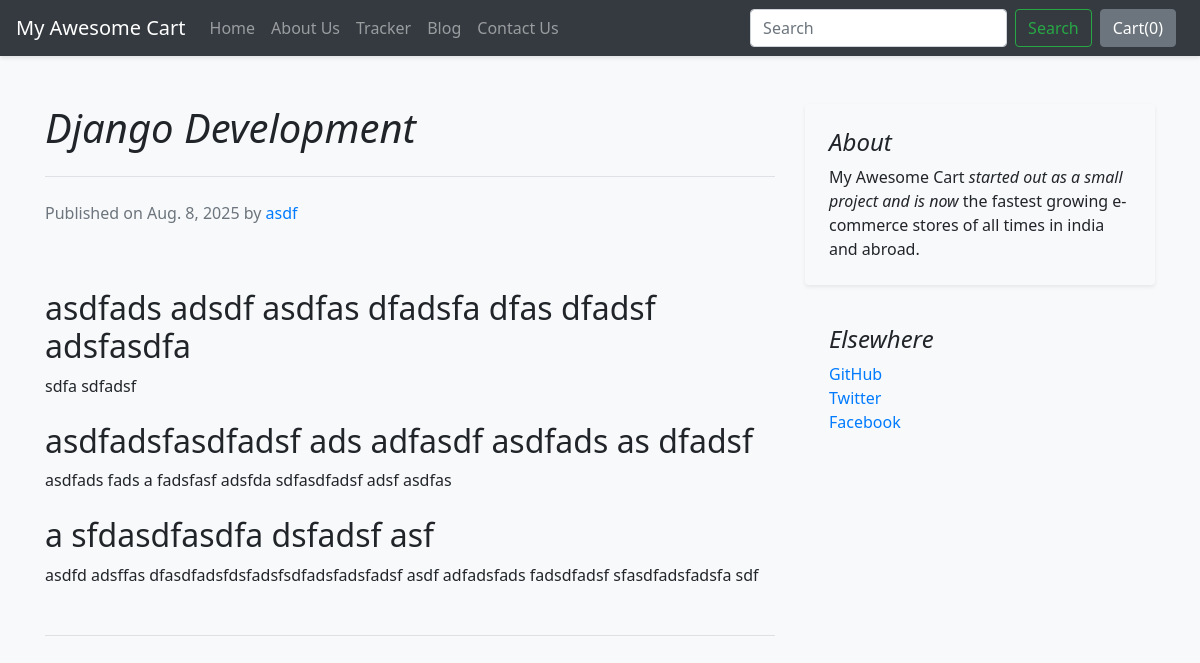
The app's page /blog/blogpost/3 with its own data.
### blog/models.py (models this page shows, shortened)
class Blogpost(models.Model):
    post_id = models.AutoField(primary_key= True)
    tilte = models.CharField(max_length=50)
    head0 = models.CharField(max_length=500, default="")
    chead0 = models.CharField(max_length=5000, default="")
    head1 = models.CharField(max_length=500, default="")
    chead1 = models.CharField(max_length=5000, default="")
    head2 = models.CharField(max_length=500, default="")
    chead2 = models.CharField(max_length=5000, default="")
    pub_date = models.DateField()
    writer = models.CharField(max_length=50, default="")
    thumbnail = models.ImageField(upload_to='shop/images', default="")

### blog/views.py (the view)
# urls.py: path('blogpost/<int:id>', views.blogpost,name="blogPost"),
def blogpost(request,id):
    post = Blogpost.objects.filter(post_id=id).first()
    return render(request,"blog/blogpost.html", {'post': post})

### blog/templates/blog/blogpost.html (shortened to what this page needs)
{% extends 'blog/basic.html' %}
{% block body %}
<div class="container mt-5">
    <div class="row">
        <div class="col-md-8 blog-main">
            <h1 class="pb-4 mb-4 font-italic border-bottom">
                {{post.tilte}}
            </h1>
            <div class="blog-post">
                <p class="blog-post-meta text-muted">Published on {{post.pub_date}} by <a href="#">{{post.writer}}</a></p>
                <div class="fb-like" data-href="http://127.0.0.1:8000/blog/blogpost/{{post.post_id}}" data-layout="standard" data-action="like" data-size="large" data-show-faces="false" data-share="true"></div><br>
                <h2 class="mt-4">{{post.head0}}</h2>
                <p>{{post.chead0}}</p>
                <h2 class="mt-4">{{post.head1}}</h2>
                <p>{{post.chead1}}</p>
                <h2 class="mt-4">{{post.head2}}</h2>
                <p>{{post.chead2}}</p>
            </div><hr class="my-5">
        </div><aside class="col-md-4 blog-sidebar">
            <div class="p-4 mb-3 bg-light rounded shadow-sm">
                <h4 class="font-italic">About</h4>
                <p class="mb-0">My Awesome Cart <em>started out as a small project and is now</em> the fastest growing e-commerce stores of all times in india and abroad.</p>
            </div>
            <div class="p-4">
                <h4 class="font-italic">Elsewhere</h4>
                <ol class="list-unstyled mb-0">
                    <li><a href="#" class="text-decoration-none">GitHub</a></li>
                    <li><a href="#" class="text-decoration-none">Twitter</a></li>
                    <li><a href="#" class="text-decoration-none">Facebook</a></li>
                </ol>
            </div>
        </aside></div>
</div>
{% endblock %}

### blog/templates/blog/basic.html (style rules this page uses)
body { font-family: 'Segoe UI', Tahoma, Geneva, Verdana, sans-serif; background-color: #f8f9fa; }

### records on screen
Blogpost: tilte "Django Development", pub_date "Aug. 8, 2025", writer "asdf", head0 "asdfads adsdf asdfas dfadsfa dfas dfadsf adsfasdfa", chead0 "sdfa sdfadsf", head1 "asdfadsfasdfadsf ads adfasdf asdfads as dfadsf", chead1 "asdfads fads a fadsfasf adsfda sdfasdfadsf adsf asdfas", head2 "a sfdasdfasdfa dsfadsf asf", chead2 "asdfd adsffas dfasdfadsfdsfadsfsdfadsfadsfadsf asdf adfadsfads fadsdfadsf sfasdfadsfadsfa sdf"
